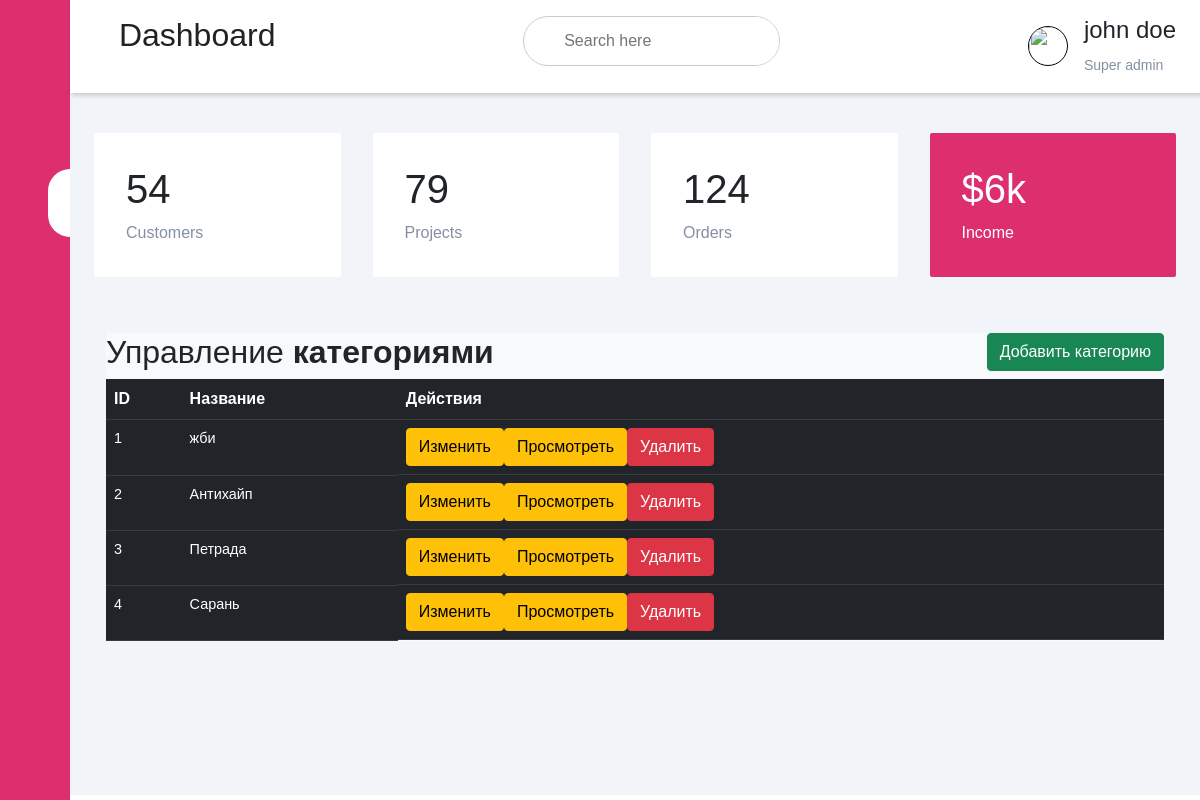
Before: /edit/categories/ with the older database file.
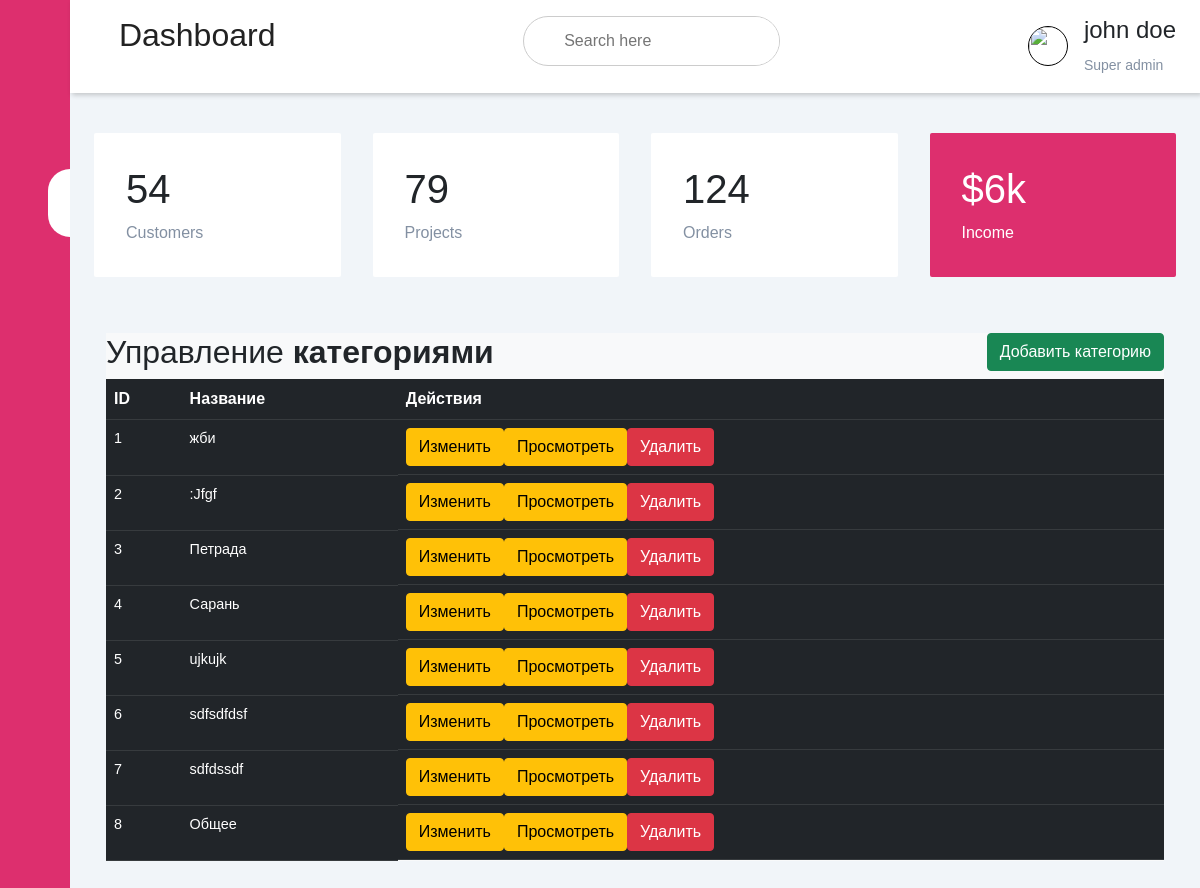
After: the same page with the newer database file.
### app/models.py (models this page shows)
class Category(db.Model):  #
    __tablename__ = 'categories'
    id = Column(Integer(), primary_key=True)
    name = Column(String(250), nullable=False, unique=True)

### app/editor_bp/routes/category_routes.py (the view)
@blueprint.route('/categories/', methods=['GET', 'POST'])
def show_categories():
    categories = Category.query.all()
    return render_template('editor_bp/categories.html', categories=categories)

### app/editor_bp/templates/editor_bp/categories.html (shortened to what this page needs)
{% extends 'base_edit_template.html' %}
{% block head %}
<link rel="stylesheet" href="{{url_for('admin.static', filename = 'css/bootstrap.min.css')}}">
{% endblock %}
{%block sidebar_menu%}
<div class="sidebar">
    <div class="sidebar-brand">
        <h2> <span>Админ панель</span></h2>
    </div>
    <div class="sidebar-menu">
        <ul>
            <li>
                <a href="{{url_for('editor.add_record')}}" ><span class="las la-igloo"></span><span>Записи</span></a>
            </li>
            <li>
                <a href="" class="active"><span class="las la-users"></span><span>Категории</span></a>
            </li>
            <li>
                <a href="{{url_for('editor.menu')}}"><span class="las la-clipboard-list"></span><span>Меню</span></a>
            </li>
            <li>
                <a href=""><span class="las la-shopping-bag"></span><span>Быстрый доступ</span></a>
            </li>
            <li>
                <a href=""><span class="las la-receipt"></span><span>Партнеры</span></a>
            </li>
            <li>
                <a href=""><span class="las la-user-circle"></span><span>Правая панель</span></a>
            </li>
            <li>
                <a href=""><span class="las la-clipboard-list"></span><span>Метрики</span></a>
            </li>
        </ul>
    </div>
</div>
{%endblock%}
{% block header %}
{% include 'header.html' %}
{% endblock %}
{% block content %}
<div class="container">
<div class="row">
        <div class="col md-12">
            <div class="bg-light p3">
                <h2>Управление  <b>категориями</b>
                    <button type="button" class="btn btn-success float-end"
                            data-bs-toggle="modal" data-bs-target="#create_modal">Добавить категорию
                    </button>
                </h2>
                <table class="table table-hover table-dark">
                    <tr>
                        <th>ID</th>
                        <th>Название</th>
                        <th>Действия</th>
                    </tr>
                    {% for row in categories %}
                    <tr>
                        <td>{{ row.id }}</td>
                        <td>{{ row.name }}</td>
                        <td>
                            <a href="edit/update-category/{{row.id}}" class="btn btn-warning btn-xs" data-bs-toggle="modal"
                               data-bs-target="#edit_modal{{ row.id }}">Изменить</a>
                            <a href="{{url_for('editor.category', id=row.id)}}" class="btn btn-warning btn-xs" >Просмотреть</a>
                            <a href="delete-category/{{row.id}}" class="btn btn-danger btn-xs"
                               onclick="return confirm('Вы хотите удалить? ?')">Удалить</a>
                        </td>
                    </tr>
                    {% endfor%}
                </table>
            </div>
        </div>
</div>
</div>
{% endblock %}

Changed rows visible on the page:
changed Category id 2: name "Антихайп" → ":Jfgf"
added Category: id "5", name "ujkujk"
added Category: id "6", name "sdfsdfdsf"
added Category: id "7", name "sdfdssdf"
added Category: id "8", name "Общее"
